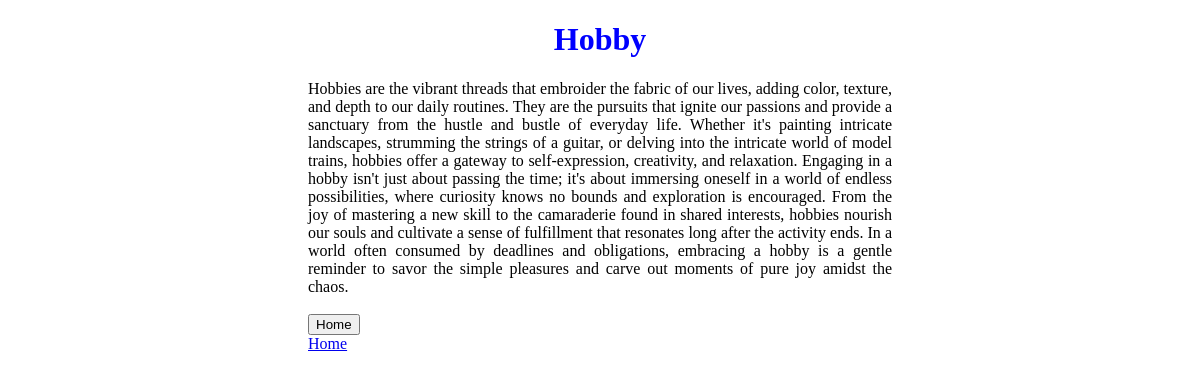
Screenshot of /view_post/3 with the database file from the repository.
### blog_app/models.py (models this page shows, shortened)
class Post(models.Model):
    title = models.CharField(max_length = 50)
    created_at = models.DateTimeField(default = datetime.now())
    content = models.TextField()

### blog_app/views.py (the view)
# urls.py: path('view_post/<str:id>', views.view_post, name = 'view_post')
def view_post(request, id):
    post = Post.objects.get(id = id)
    return render(request, 'html/view_post.html', context = {'post': post})

### templates/html/view_post.html (shortened to what this page needs)
{% extends 'html/base.html' %}
{% block heading %} {{ post.title }} {% endblock %}
{% block body %}
<div class="view-post">
    <span> {{post.content }} </span> <br> <br>
    <button onclick = window.location.href="/home"> Home </button> <br>
    <a href="/home"> Home </a>
</div>
{% endblock %}

### templates/static/base.css (style rules this page uses)
.view-post { text-align: justify; padding-right: 300px; padding-left: 300px; }

### rows the page displays
Post: title "Hobby", content "Hobbies are the vibrant threads that embroider the fabric of our lives, adding color, texture, and depth to our daily routines. They are the pursuits that ignite our passions and provide a sanctuary from the hustle and bustle of everyday life. Whether it's painting intricate landscapes, strumming the strings of a guitar, or delving into the intricate world of model trains, hobbies offer a gateway to self-expression, creativity, and relaxation. Engaging in a hobby isn't just about passing the time; it's about immersing oneself in a world of endless possibilities, where curiosity knows no bounds and exploration is encouraged. From the joy of mastering a new skill to the camaraderie found in…"
